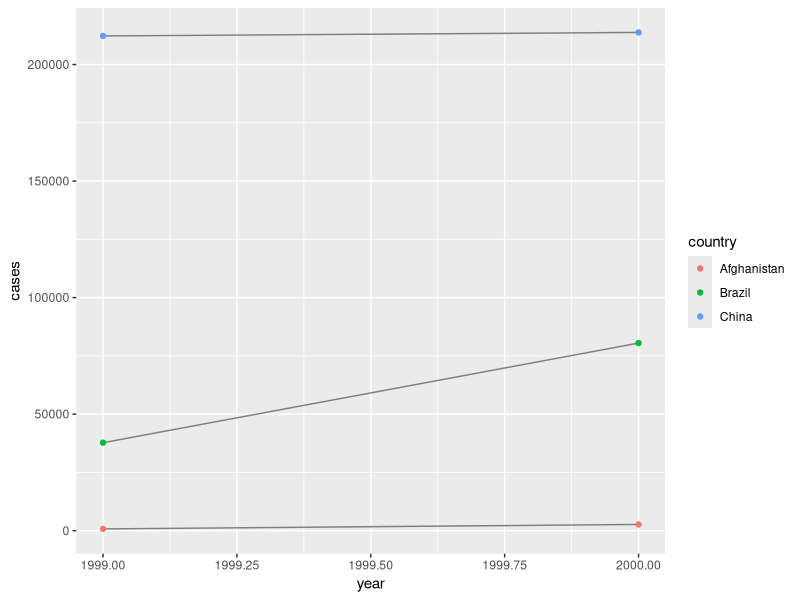
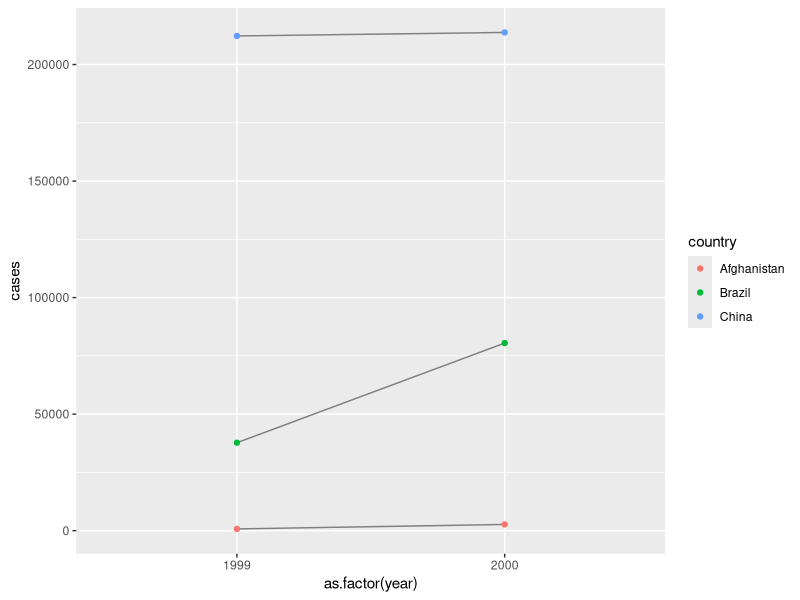
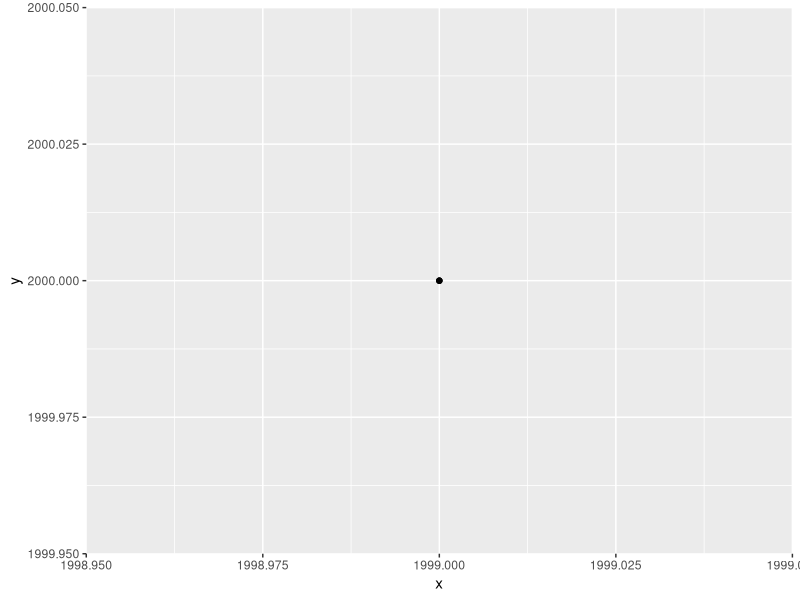
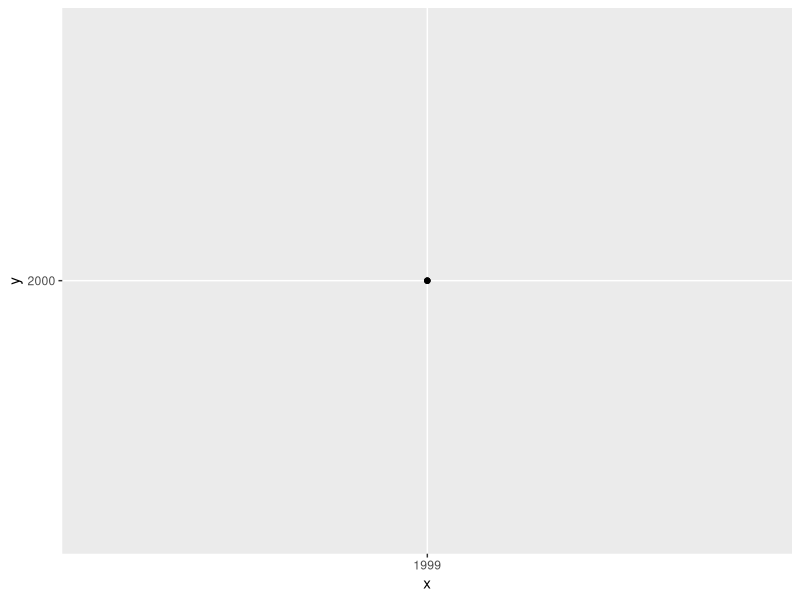
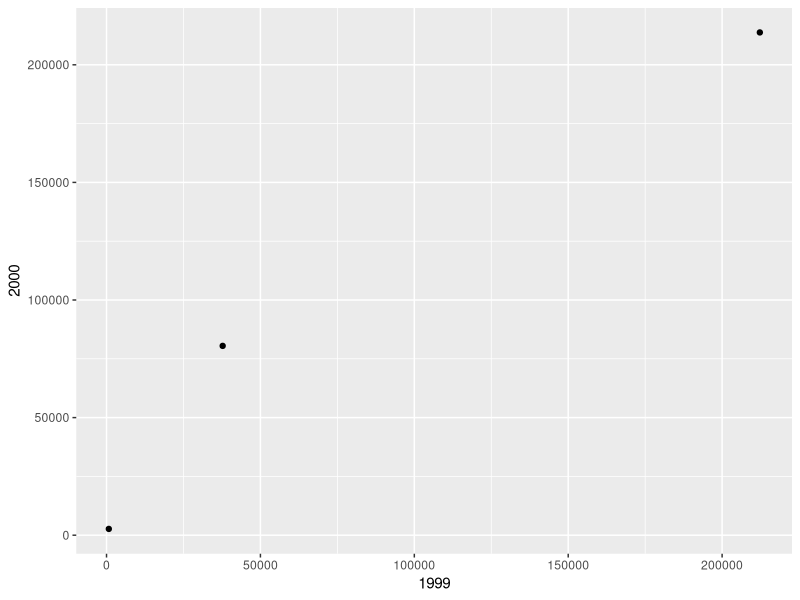

The R script that drew these images, in order: (Note: this script raises an error after producing the figures.)
### 12 Tidy data

library(tidyverse)

table1

table1 %>% 
  mutate(rate = cases / population * 10000)

table1 %>% 
  count(year, wt = cases)

library(ggplot2)
ggplot(table1, aes(year, cases)) + 
  geom_line(aes(group = country), colour = "grey50") + 
  geom_point(aes(colour = country))

str(table1)

ggplot(table1, aes(as.factor(year), cases)) + 
  geom_line(aes(group = country), colour = "grey50") + 
  geom_point(aes(colour = country))

### 12.3 Pivoting --------------------------------------------------

## 12.3.1 Longer
# narrower and longer
table4a

ggplot(data = table4a, aes(x = 1999, y = 2000)) +
  geom_point()

ggplot(data = table4a, aes(x = '1999', y = '2000')) +
  geom_point()

ggplot(data = table4a, aes(x = `1999`, y = `2000`)) +
  geom_point()

table4a %>% 
  pivot_longer(c(`1999`, `2000`), names_to = "year", values_to = "cases")

tidy4a <- table4a %>% 
  pivot_longer(c(`1999`, `2000`), names_to = "year", values_to = "cases")

tidy4b <- table4b %>% 
  pivot_longer(c(`1999`, `2000`), names_to = "year", values_to = "population")

left_join(tidy4a, tidy4b)

## 12.3.1 Wider
# shorter and wider

table2

table2 %>%
  pivot_wider(names_from = type, values_from = count)

## Exercises

# 1
stocks <- tibble(
  year   = c(2015, 2015, 2016, 2016),
  half  = c(   1,    2,     1,    2),
  return = c(1.88, 0.59, 0.92, 0.17)
)

stocks

stocks %>% 
  pivot_wider(names_from = year, values_from = return) %>% # rows into columns - all rows from the selected column
  pivot_longer(c(`2015`,`2016`), names_to = "year", values_to = "return") # columns into rows - which columns?

?pivot_longer

names_ptype = list(year = double())


# 2
table4a 

table4a %>% 
  pivot_longer(c(1999, 2000), names_to = "year", values_to = "cases")


# 3
people <- tribble(
  ~name,             ~names,  ~values,
  #-----------------|--------|------
  "Phillip Woods",   "age",       45,
  "Phillip Woods",   "height",   186,
  "Phillip Woods",   "age",       50,
  "Jessica Cordero", "age",       37,
  "Jessica Cordero", "height",   156
)

people %>% 
  pivot_wider(names_from = names, values_from = values) 

people %>% 
  group_by(name, names) %>%
  summarise(values = mean(values, na.rm = T)) %>%
  pivot_wider(names_from = names, values_from = values) 


# 4
preg <- tribble(
  ~pregnant, ~male, ~female,
  "yes",     NA,    10,
  "no",      20,    12
)

preg %>% 
  pivot_longer(c(male, female), names_to = 'sex', values_to = 'n_ind') 




### 12.4 Separating and uniting --------------------------------------------------
table3

table3 %>% 
  separate(rate, into = c("cases", "population"), sep = "/") # default: splits at non-alphanumeric character

table3 %>% 
  separate(year, into = c("millenium","century", "year"), sep = c(1,2))

table5 %>% 
  unite(new, century, year, sep = "")


## Exercises

# 1 
?separate

letters <- tibble(x = c("a,b,c", "d,e,f,g", "h,i,j"))

letters %>% 
  separate(x, into = c("one", "two")) # missing a lot

letters %>% 
  separate(x, into = c("one", "two"), extra = "merge")

letters %>% 
  separate(x, c("one", "two", "three")) # missing 'g'

letters %>% 
  separate(x, c("one", "two", "three", "four"))

#

letters2 <- tibble(x = c("a,b,c", "d,e", "f,g,i")) 

letters2%>% 
  separate(x, c("one", "two", "three"))


letters2 %>% 
  separate(x, c("one", "two", "three"), fill= "left")

letters2 %>% 
  separate(x, c("one", "two", "three"), fill= "right")

#

letters %>% 
  separate(x, into = c("one", "two"), sep = 3)


# 2
letters2 %>% 
  separate(x, c("one", "two", "three"), remove = FALSE)

# 3 (by position, by separator, and with groups)
?extract
?separate

df <- data.frame(x = c(NA, "a-b", "a-d", "b-c", "d-e"))
df %>% extract(x, "A")
df %>% extract(x, c("A", "B"), regex = "([[:alnum:]]+)-([[:alnum:]]+)")

df %>% separate(x, into = c("l1", "l2"), sep = 2)
df %>% separate(x, into = c("l1", "l2"), sep = "-")


